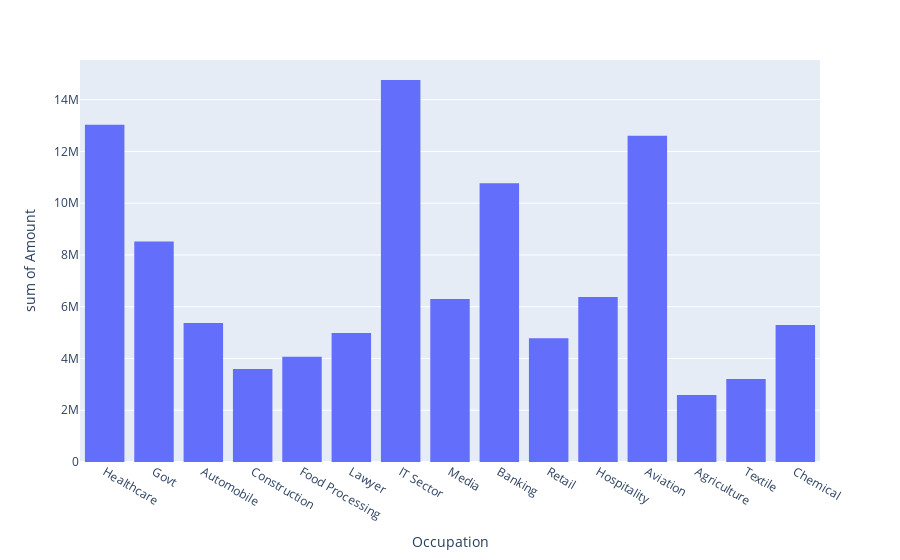

Source (notebook cell):
### Markdown cell above
Occupation that spends the most

### Code cell
fig=px.histogram(diwali,x='Occupation',y='Amount')
fig.show()

### Figure 1 — Plotly figure (JSON) as saved in the notebook; plotly's stock layout.template omitted (floating-point values rounded to 4 significant figures; data arrays with more than 128 entries replaced by an {"elided": "..."} marker saying what was removed)
{"data": [{"alignmentgroup": "True", "bingroup": "x", "histfunc": "sum", "hovertemplate": "Occupation=%{x}<br>sum of Amount=%{y}<extra></extra>", "legendgroup": "", "marker": {"color": "#636efa", "pattern": {"shape": ""}}, "name": "", "offsetgroup": "", "orientation": "v", "showlegend": false, "type": "histogram", "x": {"elided": "11251 str values"}, "xaxis": "x", "y": {"elided": "11251 float values"}, "yaxis": "y"}], "layout": {"barmode": "relative", "legend": {"tracegroupgap": 0}, "margin": {"t": 60}, "xaxis": {"anchor": "y", "domain": [0, 1], "title": {"text": "Occupation"}}, "yaxis": {"anchor": "x", "domain": [0, 1], "title": {"text": "sum of Amount"}}}}
